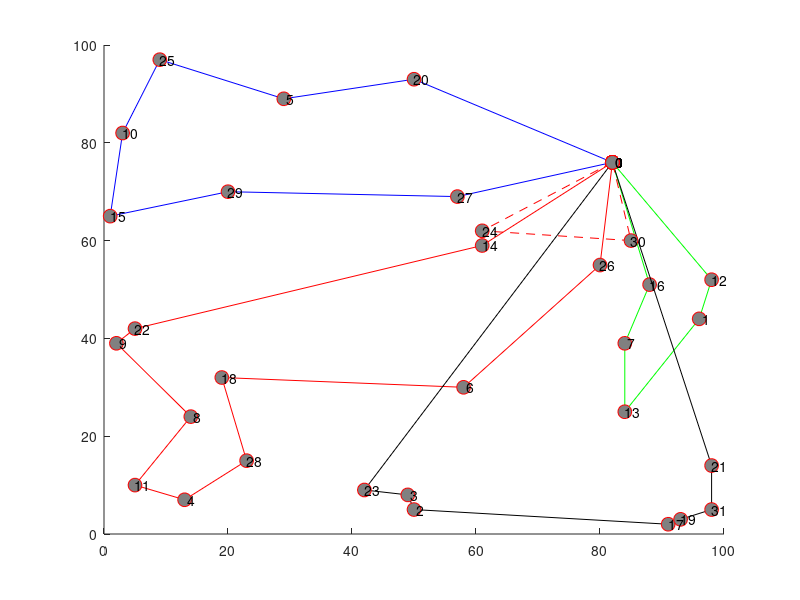

Write the MATLAB code that produced this figure. (Note: this script raises an error after producing the figure.)
hold on;
plot([ 82; 80; 58; 19; 23; 13;  5; 14;  2;  5; 61; 82], [ 76; 55; 30; 32; 15;  7; 10; 24; 39; 42; 59; 76], '-ro', 'MarkerSize', 10, 'MarkerEdgeColor', 'r', 'MarkerFaceColor', [0.5,0.5,0.5]);
text([ 82; 80; 58; 19; 23; 13;  5; 14;  2;  5; 61; 82], [ 76; 55; 30; 32; 15;  7; 10; 24; 39; 42; 59; 76], num2str([   0;  26;   6;  18;  28;   4;  11;   8;   9;  22;  14;   0]));
plot([ 82; 88; 84; 84; 96; 98; 82], [ 76; 51; 39; 25; 44; 52; 76], '-go', 'MarkerSize', 10, 'MarkerEdgeColor', 'r', 'MarkerFaceColor', [0.5,0.5,0.5]);
text([ 82; 88; 84; 84; 96; 98; 82], [ 76; 51; 39; 25; 44; 52; 76], num2str([   0;  16;   7;  13;   1;  12;   0]));
plot([ 82; 50; 29;  9;  3;  1; 20; 57; 82], [ 76; 93; 89; 97; 82; 65; 70; 69; 76], '-bo', 'MarkerSize', 10, 'MarkerEdgeColor', 'r', 'MarkerFaceColor', [0.5,0.5,0.5]);
text([ 82; 50; 29;  9;  3;  1; 20; 57; 82], [ 76; 93; 89; 97; 82; 65; 70; 69; 76], num2str([   0;  20;   5;  25;  10;  15;  29;  27;   0]));
plot([ 82; 42; 49; 50; 91; 93; 98; 98; 82], [ 76;  9;  8;  5;  2;  3;  5; 14; 76], '-ko', 'MarkerSize', 10, 'MarkerEdgeColor', 'r', 'MarkerFaceColor', [0.5,0.5,0.5]);
text([ 82; 42; 49; 50; 91; 93; 98; 98; 82], [ 76;  9;  8;  5;  2;  3;  5; 14; 76], num2str([   0;  23;   3;   2;  17;  19;  31;  21;   0]));
plot([ 82; 61; 85; 82], [ 76; 62; 60; 76], '--ro', 'MarkerSize', 10, 'MarkerEdgeColor', 'r', 'MarkerFaceColor', [0.5,0.5,0.5]);
text([ 82; 61; 85; 82], [ 76; 62; 60; 76], num2str([   0;  24;  30;   0]));
legend('Route 1','Route 2','Route 3','Route 4','Route 5',0);
xlabel('x');
ylabel('y');
